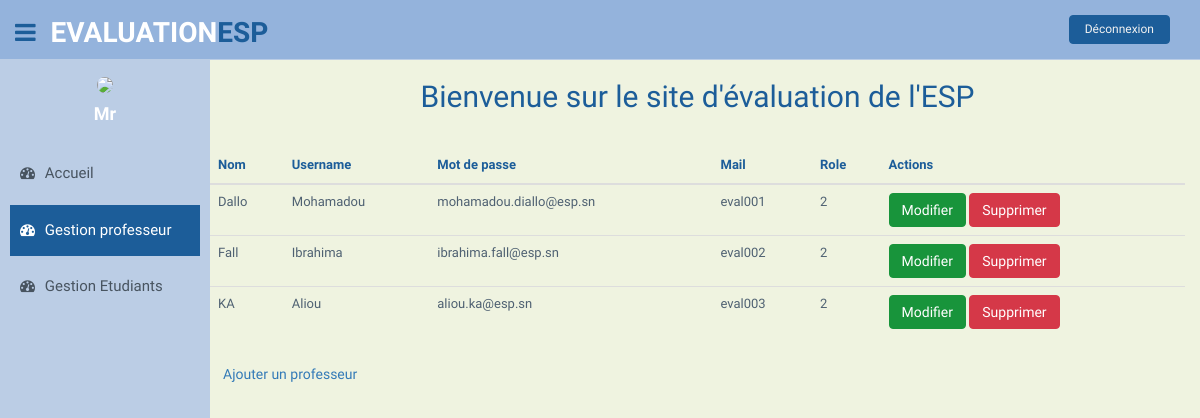
The app's page /gererProfesseur.php with its own data.
### tables this page shows
CREATE TABLE Users (
  id int PRIMARY KEY AUTO_INCREMENT,
  nom varchar(255) NOT NULL,
  prenom varchar(255) NOT NULL,
  mail varchar(100) NOT NULL,
  mdp varchar(100) NOT NULL,
  userRole int NOT NULL,
  classe int DEFAULT NULL
);

### Users.php (called while the page is built, shortened)
<?php
    class Users
    {
        public static function getAllProfesseur()
        {
            $connexion=databaseConnection::getDatabaseConnexion();
                $requete='SELECT * FROM Users where userRole=2';
                $donnees =$connexion->query($requete);
                $rows =$donnees->fetchAll();
                return $rows;
        }
    }
?>

### gererProfesseur.php (the view, shortened to what this page needs)
<!DOCTYPE html>
<html lang="FR">
    <head>
        <link href="asset/lib/bootstrap/css/bootstrap.min.css" rel="stylesheet">
        <link href="asset/lib/font-awesome/css/font-awesome.css" rel="stylesheet" />
        <link href="asset/css/style.css" rel="stylesheet">
        <link href="asset/css/style-responsive.css" rel="stylesheet">
    </head>
    <body>
        <section id="container">
            <header class="header black-bg">
                <div class="sidebar-toggle-box">
                    <div class="fa fa-bars tooltips" data-placement="right" data-original-title="Toggle Navigation"></div>
                </div>
                <a href="index.php" class="logo"><b>Evaluation<span>ESP</span></b></a>
                <div class="top-menu">
                    <ul class="nav pull-right top-menu">
                    <li><a class="logout" href="logout.php"> Déconnexion </a> </li>
                    </ul>
                    </div>
            </header>
            <aside>
                <div id="sidebar" class="nav-collapse ">
                    <ul class="sidebar-menu" id="nav-accordion">
                        <p class="centered"><a href="profile.php"><img src="img/ui-sam.jpg" class="img-circle" width="80"></a></p>
                        <h4 class="centered"> Mr<?$_SESSION["nom"]?></h4>
                        <li class="mt">
                            <a  href="index.php">
                            <i class="fa fa-dashboard"></i>
                            <span>Accueil</span>
                            </a>
                        </li>
                        <li class="sub">
                            <a  class="active" href="gererProfesseur.php">
                            <i class="fa fa-dashboard"></i>
                            <span>Gestion professeur</span>
                            </a>
                        </li>
                        <li class="sub">
                            <a  href="gererEtudiant.php">
                            <i class="fa fa-dashboard"></i>
                            <span>Gestion Etudiants</span>
                            </a>
                        </li>
                    </ul>
                </div>
            </aside>
            <section id="main-content">
                <section class="wrapper">
                    <div class="text-center">
                        <h2 > Bienvenue sur le site d'évaluation de l'ESP </h2>
                    </div>
                    <div class="row">
                        <div class="col-md-12 mt">
                        <div class="content-panel ">
                            <table class="table table-hover">
                                <thead>
                                    <tr>
                                        <th id="nom"> Nom </th>
                                        <th id="username"> Username</th>
                                        <th id="mdp"> Mot de passe </th>
                                        <th id="mail"> Mail </th>
                                        <th id="userRole"> Role </th>
                                        <th id="action"> Actions </th>
                                    </tr>
                                </thead>
                                <tbody>
                                    <?php
                                    require_once 'Users.php';
                                        $users=Users::getAllProfesseur();
                            if(!empty($users))
                            {
                                foreach ($users as $user)
                                {
                        ?>
                                    <tr class="lien">
                                        <td> <?= $user['nom'] ?> </td>
                                        <td> <?= $user['prenom'] ?> </td>
                                        <td> <?= $user['mail'] ?> </td>
                                        <td> <?= $user['mdp'] ?> </td>
                                        <td> <?= $user['userRole'] ?> </td>
                                        <td> <a class="btn btn-theme" href="editProfesseur.php?id=<?=$user['id']?>"> Modifier </a>
                                        <a class="btn btn-theme04" href="deleteUser.php?id=<?$user['id']?>">Supprimer </a> </td>
                                </tr>
                            <?php
                                }
                            } ?>
                            </table>
                             <a class="btn" href="addProfesseur.php"> Ajouter un professeur</a>
                        </div>
                    </div>
                </section>
            </section>
        </section>
    </body>
</html>

### asset/css/style.css (style rules this page uses)
body { color: #1c5d99; background: #EFF3E0; font-family: 'Ruda',sans-serif; padding: 0px !important; margin: 0px !important; font-size:13px; }
ul li { list-style: none; }
a, a:hover, a:focus { text-decoration: none; outline: none; }
#container { width: 100%; height: 100%; }
.btn-theme { color: #fff; background-color: #18943b; border-color: #18943b; }
.btn-theme04 { color: #fff; background-color: #d53848; border-color: #d53848; }
.centered { text-align: center; }
.mt { margin-top: 25px; }
ul.top-menu > li > .logout { color: #f2f2f2; font-size: 12px; border-radius: 4px; -webkit-border-radius: 4px; border: 1px solid #1c5d99 !important; padding: 5px 15px; margin-right: 15px; background: #1c5d99; margin-top: 15px; }
#sidebar { width: 210px; height: 100%; position: fixed; background: #bbcde5; }
#sidebar h4 { color: #ffffff; font-weight: 700; }
#sidebar ul li { position: relative; }
ul.sidebar-menu , ul.sidebar-menu li ul.sub { margin: -2px 0 0; padding: 0; }
ul.sidebar-menu { margin-top: 75px; }
ul.sidebar-menu li { margin-bottom: 5px; margin-left:10px; margin-right:10px; }
ul.sidebar-menu li a span { display: inline-block; }
ul.sidebar-menu li a { color: #485460; text-decoration: none; display: block; padding: 15px 0 15px 10px; font-size: 15px; outline: none; -webkit-transition: all 0.3s ease; -moz-transition: all 0.3s ease; -o-transition: all 0.3s ease; -ms-transition: all 0.3s ease; transition: all 0.3s ease; }
ul.sidebar-menu li a.active, ul.sidebar-menu li a:hover, ul.sidebar-menu li a:focus { background: #1c5d99; color: #fff; display: block; -webkit-transition: all 0.3s ease; -moz-transition: all 0.3s ease; -o-transition: all 0.3s ease; -ms-transition: all 0.3s ease; transition: all 0.3s ease; }
ul.sidebar-menu li a i { font-size: 15px; padding-right: 6px; }
ul.sidebar-menu li a.active i { color: #fff; }
#main-content { margin-left: 210px; }
.header { min-height: 60px; padding: 0 15px; }
.header { position: fixed; left: 0; right: 0; z-index: 1002; }
.black-bg { background: #94b3dc; border-bottom: 1px solid #bbcde5; }
.wrapper { display: inline-block; margin-top: 60px; padding-left: 0px; padding-right: 15px; padding-bottom: 15px; padding-top: 0px; width: 100%; }
a.logo { font-size: 28px; color: #ffffff; float: left; margin-top: 13px; text-transform: uppercase; }
a.logo b { font-weight: 900; }
a.logo span { color: #1c5d99; }
tr.lien { color: #4f6172; margin-left: 15px; }
.sidebar-toggle-box { float: left; padding-right: 15px; margin-top: 20px; }
.sidebar-toggle-box .fa-bars { cursor: pointer; display: inline-block; font-size: 24px; color:rgb(28, 93, 153); }

### records on screen
users: nom "Dallo", prenom "Mohamadou", mail "mohamadou.diallo@esp.sn", mdp "eval001", userRole "2"
users: nom "Fall", prenom "Ibrahima", mail "ibrahima.fall@esp.sn", mdp "eval002", userRole "2"
users: nom "KA", prenom "Aliou", mail "aliou.ka@esp.sn", mdp "eval003", userRole "2"
